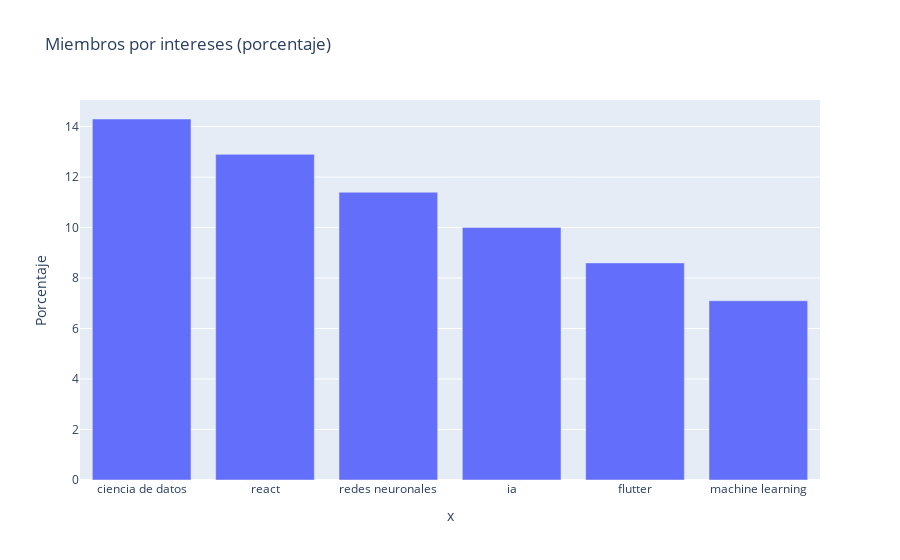

Notebook cell for this chart:
### Markdown cell above
# Resultados para el Objetivo 2

### Code cell
import pandas as pd
import plotly.express as px

file = "./Base de Datos Miembros Taws.xlsx"

hoja = pd.read_excel(file, sheet_name='Intereses', engine='openpyxl')
hoja2 = pd.read_excel(file, sheet_name='Miembro_Tema', engine='openpyxl')

# Diccionario de sinónimos
sinonimos = {
    'redes neuronales': 'redes neuronales',
    'redes neuronales convolucionales': 'redes neuronales',
    'ciencia de datos': 'ciencia de datos',
    'análisis de datos': 'ciencia de datos',
    'machine learning': 'machine learning',
    'deep learnig': 'deep learning'
}

dic = {}
for id, tema in hoja.iterrows():
    x = str(tema.iloc[1]).lower()
    if x in sinonimos:
        x = sinonimos[x]
    dic[x] = 0

for id, tema in hoja2.iterrows():
    x = str(tema.iloc[1]).lower()
    if x in sinonimos:
        x = sinonimos[x]
    if x in dic:
        dic[x] += 1

def obtener_valor(item):
    return item[1]

diccionario_ordenado = dict(sorted(dic.items(), key=obtener_valor, reverse=True))
print(diccionario_ordenado)

# Calcular el total de temas
total_temas = sum(diccionario_ordenado.values())

# Calcular el porcentaje de cada tema y formatearlo
dic_porcentajes = {clave: f"{round((valor / total_temas) * 100, 1)} %" for clave, valor in diccionario_ordenado.items()}

# Filtrar temas con porcentaje >= 3%
dicnuew = {clave: valor for clave, valor in dic_porcentajes.items() if float(valor.split()[0]) >= 3}

print(dicnuew)
fig = px.bar(x=list(dicnuew.keys()), y=[float(valor.split()[0]) for valor in dicnuew.values()], title="Miembros por intereses (porcentaje)")
fig.update_layout(yaxis_title="Porcentaje")
fig.show()

### Figure 1 — Plotly figure (JSON) as saved in the notebook; plotly's stock layout.template omitted (floating-point values rounded to 4 significant figures)
{"data": [{"alignmentgroup": "True", "hovertemplate": "x=%{x}<br>y=%{y}<extra></extra>", "legendgroup": "", "marker": {"color": "#636efa", "pattern": {"shape": ""}}, "name": "", "offsetgroup": "", "orientation": "v", "showlegend": false, "textposition": "auto", "type": "bar", "x": ["ciencia de datos", "react", "redes neuronales", "ia", "flutter", "machine learning"], "xaxis": "x", "y": [14.3, 12.9, 11.4, 10, 8.6, 7.1], "yaxis": "y"}], "layout": {"autosize": true, "barmode": "relative", "legend": {"tracegroupgap": 0}, "title": {"text": "Miembros por intereses (porcentaje)"}, "xaxis": {"anchor": "y", "autorange": true, "domain": [0, 1], "range": [-0.5, 5.5], "title": {"text": "x"}, "type": "category"}, "yaxis": {"anchor": "x", "autorange": true, "domain": [0, 1], "range": [0, 15.05], "title": {"text": "Porcentaje"}, "type": "linear"}}}
